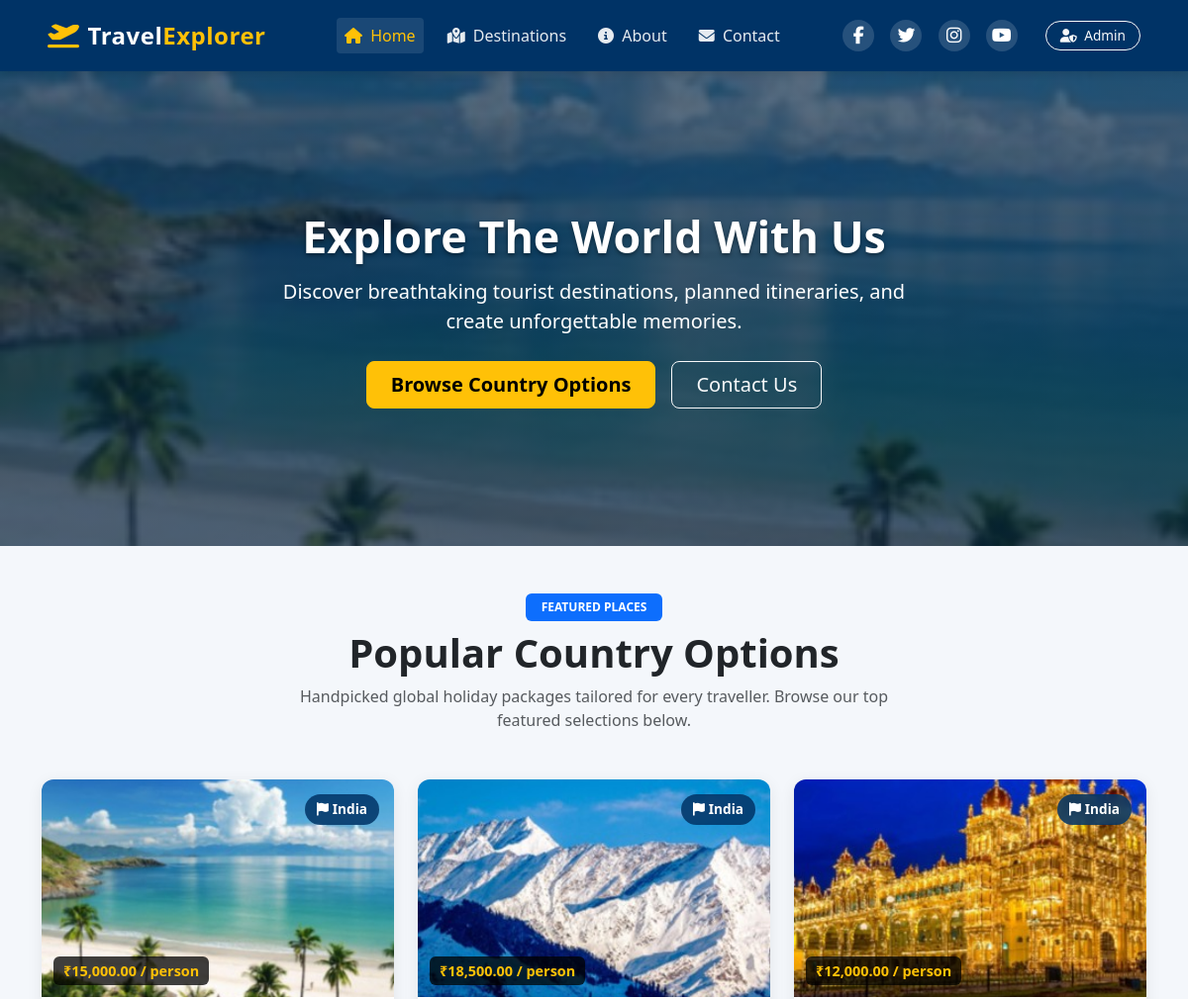
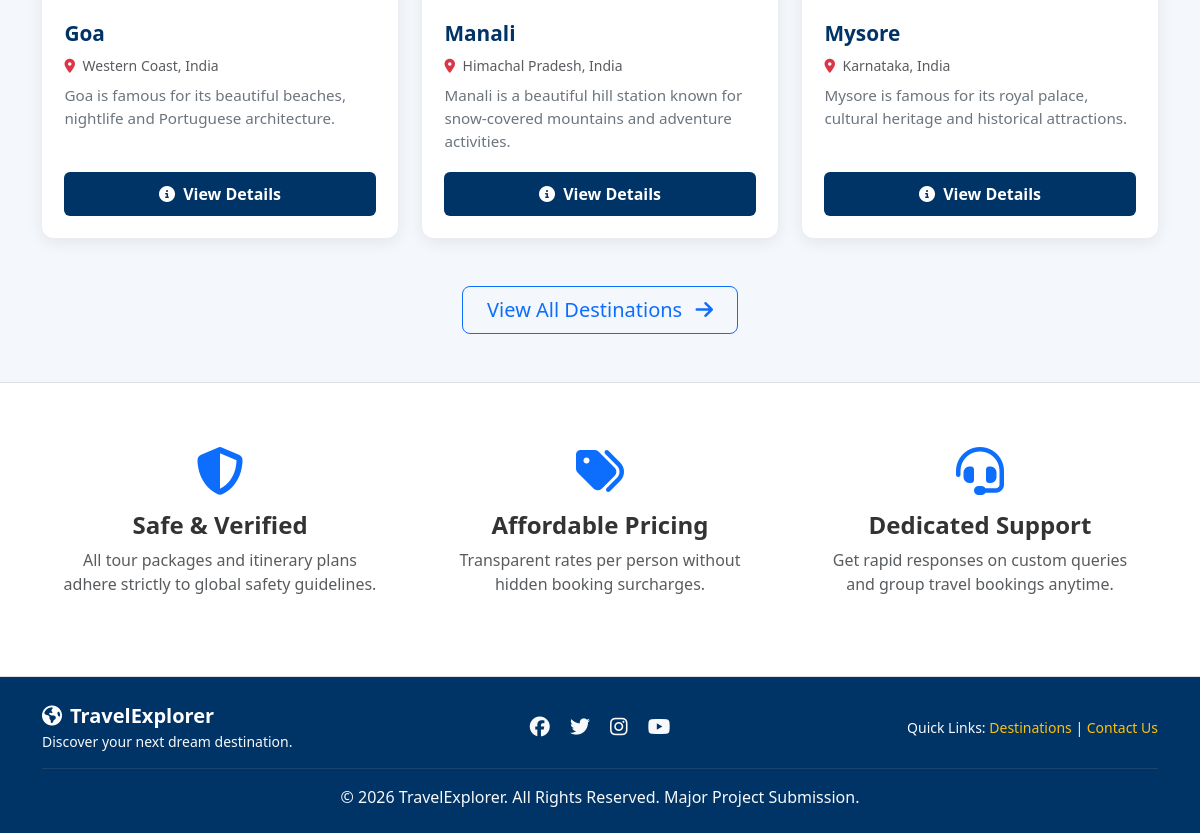
The page / on the database its author committed (2 pictures, top to bottom).
### tables this page shows
CREATE TABLE `destinations` (
  `destination_id` int(11) NOT NULL AUTO_INCREMENT,
  `country_name` varchar(100) NOT NULL,
  `destination_name` varchar(150) NOT NULL,
  `location` varchar(150) DEFAULT NULL,
  `description` text DEFAULT NULL,
  `attractions` text DEFAULT NULL,
  `best_time_to_visit` varchar(100) DEFAULT NULL,
  `price` decimal(10,2) DEFAULT 0.00,
  `main_image` varchar(255) DEFAULT NULL,
  `created_at` timestamp NOT NULL DEFAULT current_timestamp(),
  PRIMARY KEY (`destination_id`)
);

### index.php (the view, shortened to what this page needs)
<?php
require_once 'db.php';
$sql = "SELECT * FROM destinations ORDER BY destination_id ASC LIMIT 3";
$result = $conn->query($sql);
?>
<!DOCTYPE html>
<html lang="en">
<head>
    <link href="https://cdn.jsdelivr.net/npm/bootstrap@5.3.2/dist/css/bootstrap.min.css" rel="stylesheet">
    <link rel="stylesheet" href="https://cdnjs.cloudflare.com/ajax/libs/font-awesome/6.4.2/css/all.min.css">
    <link rel="stylesheet" href="assets/style.css">
</head>
<body>
<?php include 'includes/navbar.php'; ?>
<section class="hero">
    <div class="hero-content">
        <h1>Explore The World With Us</h1>
        <p>Discover breathtaking tourist destinations, planned itineraries, and create unforgettable memories.</p>
        <div class="d-flex justify-content-center gap-3">
            <a href="destinations.php" class="btn btn-warning btn-lg fw-bold px-4">Browse Country Options</a>
            <a href="contact.php" class="btn btn-outline-light btn-lg px-4">Contact Us</a>
        </div>
    </div>
</section>
<section class="py-5">
    <div class="container">
        <div class="text-center mb-5">
            <span class="badge bg-primary text-uppercase px-3 py-2 mb-2">Featured Places</span>
            <h2 class="display-6 fw-bold text-dark">Popular Country Options</h2>
            <p class="text-muted mx-auto" style="max-width: 650px;">
                Handpicked global holiday packages tailored for every traveller. Browse our top featured selections below.
            </p>
        </div>
        <div class="row g-4">
            <?php if ($result && $result->num_rows > 0): ?>
                <?php while ($row = $result->fetch_assoc()): ?>
                    <div class="col-md-6 col-lg-4">
                        <div class="card destination-card">
                            <div class="card-img-wrapper">
                                <img src="<?php echo htmlspecialchars($row['main_image']); ?>"
                                     alt="<?php echo htmlspecialchars($row['destination_name']); ?>"
                                     onerror="this.src='assets/images/goa.jpg';">
                                <span class="country-badge">
                                    <i class="fas fa-flag me-1"></i><?php echo htmlspecialchars($row['country_name']); ?>
                                </span>
                                <?php if (!empty($row['price']) && $row['price'] > 0): ?>
                                    <span class="price-tag">
                                        ₹<?php echo number_format($row['price'], 2); ?> / person
                                    </span>
                                <?php endif; ?>
                            </div>
                            <div class="card-body">
                                <h3 class="card-title"><?php echo htmlspecialchars($row['destination_name']); ?></h3>
                                <p class="text-muted small mb-2">
                                    <i class="fas fa-map-marker-alt text-danger me-1"></i>
                                    <?php echo htmlspecialchars($row['location'] ?? $row['country_name']); ?>
                                </p>
                                <p class="card-text">
                                    <?php
                                    $desc = htmlspecialchars($row['description']);
                                    echo (strlen($desc) > 105) ? substr($desc, 0, 102) . '...' : $desc;
                                    ?>
                                </p>
                                <a href="destination_details.php?id=<?php echo (int)$row['destination_id']; ?>"
                                   class="btn btn-primary-custom w-100 text-center">
                                    <i class="fas fa-info-circle me-1"></i> View Details
                                </a>
                            </div>
                        </div>
                    </div>
                <?php endwhile; ?>
            <?php else: ?>
                <div class="col-12 text-center py-4">
                    <p class="text-muted">No destinations available at the moment.</p>
                </div>
            <?php endif; ?>
        </div>
        <div class="text-center mt-5">
            <a href="destinations.php" class="btn btn-outline-primary btn-lg px-4">
                View All Destinations <i class="fas fa-arrow-right ms-2"></i>
            </a>
        </div>
    </div>
</section>
<section class="py-5 bg-white border-top border-bottom">
    <div class="container">
        <div class="row g-4 text-center">
            <div class="col-md-4">
                <div class="p-3">
                    <i class="fas fa-shield-alt fa-3x text-primary mb-3"></i>
                    <h4 class="fw-bold">Safe & Verified</h4>
                    <p class="text-muted">All tour packages and itinerary plans adhere strictly to global safety guidelines.</p>
                </div>
            </div>
            <div class="col-md-4">
                <div class="p-3">
                    <i class="fas fa-tags fa-3x text-primary mb-3"></i>
                    <h4 class="fw-bold">Affordable Pricing</h4>
                    <p class="text-muted">Transparent rates per person without hidden booking surcharges.</p>
                </div>
            </div>
            <div class="col-md-4">
                <div class="p-3">
                    <i class="fas fa-headset fa-3x text-primary mb-3"></i>
                    <h4 class="fw-bold">Dedicated Support</h4>
                    <p class="text-muted">Get rapid responses on custom queries and group travel bookings anytime.</p>
                </div>
            </div>
        </div>
    </div>
</section>
<?php include 'includes/footer.php'; ?>
</body>
</html>

### assets/style.css (style rules this page uses)
:root { --primary-color: #003366; --secondary-color: #0066aa; --accent-color: #ffc107; --dark-bg: #1e293b; --light-bg: #f4f7fb; --card-shadow: 0 4px 16px rgba(0, 0, 0, 0.08); }
body { font-family: 'Segoe UI', Tahoma, Geneva, Verdana, sans-serif; background-color: var(--light-bg); color: #333333; min-height: 100vh; display: flex; flex-direction: column; }
.hero { height: 480px; background: linear-gradient(rgba(0, 30, 60, 0.65), rgba(0, 30, 60, 0.7)), url("images/goa.jpg") center/cover no-repeat; display: flex; justify-content: center; align-items: center; text-align: center; color: white; padding: 0 20px; }
.hero-content h1 { font-size: 2.8rem; font-weight: 800; margin-bottom: 15px; text-shadow: 0 2px 4px rgba(0,0,0,0.4); }
.hero-content p { font-size: 1.25rem; margin-bottom: 25px; max-width: 650px; margin-left: auto; margin-right: auto; }
.destination-card { background: #ffffff; border: none; border-radius: 12px; overflow: hidden; box-shadow: var(--card-shadow); transition: transform 0.3s ease, box-shadow 0.3s ease; height: 100%; display: flex; flex-direction: column; }
.destination-card .card-img-wrapper { position: relative; height: 220px; overflow: hidden; background-color: #e9ecef; }
.destination-card .card-img-wrapper img { width: 100%; height: 100%; object-fit: cover; transition: transform 0.5s ease; }
.destination-card .country-badge { position: absolute; top: 15px; right: 15px; background: rgba(0, 51, 102, 0.85); color: #fff; padding: 5px 12px; border-radius: 20px; font-size: 0.85rem; font-weight: 600; backdrop-filter: blur(4px); }
.destination-card .price-tag { position: absolute; bottom: 12px; left: 12px; background: rgba(0, 0, 0, 0.75); color: var(--accent-color); padding: 4px 10px; border-radius: 6px; font-size: 0.9rem; font-weight: 700; }
.destination-card .card-body { padding: 1.4rem; display: flex; flex-direction: column; flex-grow: 1; }
.destination-card .card-title { color: var(--primary-color); font-weight: 700; font-size: 1.3rem; margin-bottom: 0.6rem; }
.destination-card .card-text { color: #6c757d; font-size: 0.95rem; line-height: 1.5; flex-grow: 1; margin-bottom: 1.2rem; }
.btn-primary-custom { background-color: var(--primary-color); color: #ffffff; border: none; font-weight: 600; padding: 10px 20px; border-radius: 6px; transition: all 0.3s ease; }

### rows shown on the page
destinations: main_image (picture), country_name "India", price "15,000.00", destination_name "Goa", location "Western Coast, India", description "Goa is famous for its beautiful beaches, nightlife and Portuguese architecture."
destinations: main_image (picture), country_name "India", price "18,500.00", destination_name "Manali", location "Himachal Pradesh, India", description "Manali is a beautiful hill station known for snow-covered mountains and adventure activities."
destinations: main_image (picture), country_name "India", price "12,000.00", destination_name "Mysore", location "Karnataka, India", description "Mysore is famous for its royal palace, cultural heritage and historical attractions."
